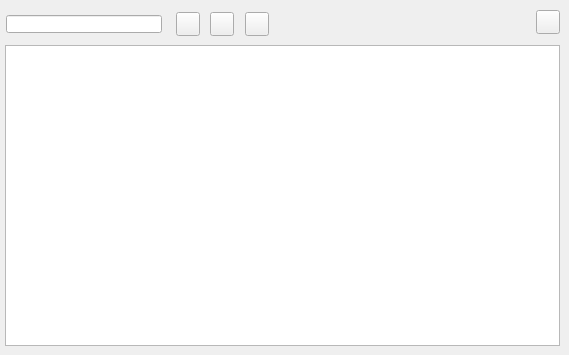
    <widget class="QWidget" name="element">
     <attribute name="title">
      <string>Element</string>
     </attribute>
     <widget class="QTableView" name="tbl_element">
      <property name="geometry">
       <rect>
        <x>5</x>
        <y>45</y>
        <width>555</width>
        <height>301</height>
       </rect>
      </property>
      <property name="sortingEnabled">
       <bool>true</bool>
      </property>
     </widget>
     <widget class="QPushButton" name="open_element">
      <property name="geometry">
       <rect>
        <x>536</x>
        <y>10</y>
        <width>24</width>
        <height>24</height>
       </rect>
      </property>
      <property name="toolTip">
       <string>&lt;html&gt;&lt;head/&gt;&lt;body&gt;&lt;p&gt;Element data&lt;/p&gt;&lt;/body&gt;&lt;/html&gt;</string>
      </property>
      <property name="text">
       <string/>
      </property>
      <property name="icon">
       <iconset>
        <normaloff>../icons/134b.png</normaloff>../icons/134b.png</iconset>
      </property>
      <property name="iconSize">
       <size>
        <width>22</width>
        <height>22</height>
       </size>
      </property>
     </widget>
     <widget class="QPushButton" name="btn_insert">
      <property name="geometry">
       <rect>
        <x>176</x>
        <y>12</y>
        <width>24</width>
        <height>24</height>
       </rect>
      </property>
      <property name="toolTip">
       <string>&lt;html&gt;&lt;head/&gt;&lt;body&gt;&lt;p&gt;Link element&lt;/p&gt;&lt;/body&gt;&lt;/html&gt;</string>
      </property>
      <property name="text">
       <string/>
      </property>
      <property name="icon">
       <iconset>
        <normaloff>../icons/111b.png</normaloff>../icons/111b.png</iconset>
      </property>
      <property name="iconSize">
       <size>
        <width>22</width>
        <height>22</height>
       </size>
      </property>
     </widget>
     <widget class="QLineEdit" name="element_id">
      <property name="geometry">
       <rect>
        <x>6</x>
        <y>15</y>
        <width>156</width>
        <height>18</height>
       </rect>
      </property>
     </widget>
     <widget class="QPushButton" name="btn_delete">
      <property name="geometry">
       <rect>
        <x>210</x>
        <y>12</y>
        <width>24</width>
        <height>24</height>
       </rect>
      </property>
      <property name="toolTip">
       <string>&lt;html&gt;&lt;head/&gt;&lt;body&gt;&lt;p&gt;Unlink element&lt;/p&gt;&lt;/body&gt;&lt;/html&gt;</string>
      </property>
      <property name="text">
       <string/>
      </property>
      <property name="icon">
       <iconset>
        <normaloff>../icons/112b.png</normaloff>../icons/112b.png</iconset>
      </property>
      <property name="iconSize">
       <size>
        <width>22</width>
        <height>22</height>
       </size>
      </property>
     </widget>
     <widget class="QPushButton" name="new_element">
      <property name="geometry">
       <rect>
        <x>245</x>
        <y>12</y>
        <width>24</width>
        <height>24</height>
       </rect>
      </property>
      <property name="toolTip">
       <string>&lt;html&gt;&lt;head/&gt;&lt;body&gt;&lt;p&gt;New element&lt;/p&gt;&lt;/body&gt;&lt;/html&gt;</string>
      </property>
      <property name="text">
       <string/>
      </property>
      <property name="icon">
       <iconset>
        <normaloff>../icons/131b.png</normaloff>../icons/131b.png</iconset>
      </property>
      <property name="iconSize">
       <size>
        <width>22</width>
        <height>22</height>
       </size>
      </property>
     </widget>
    </widget>
